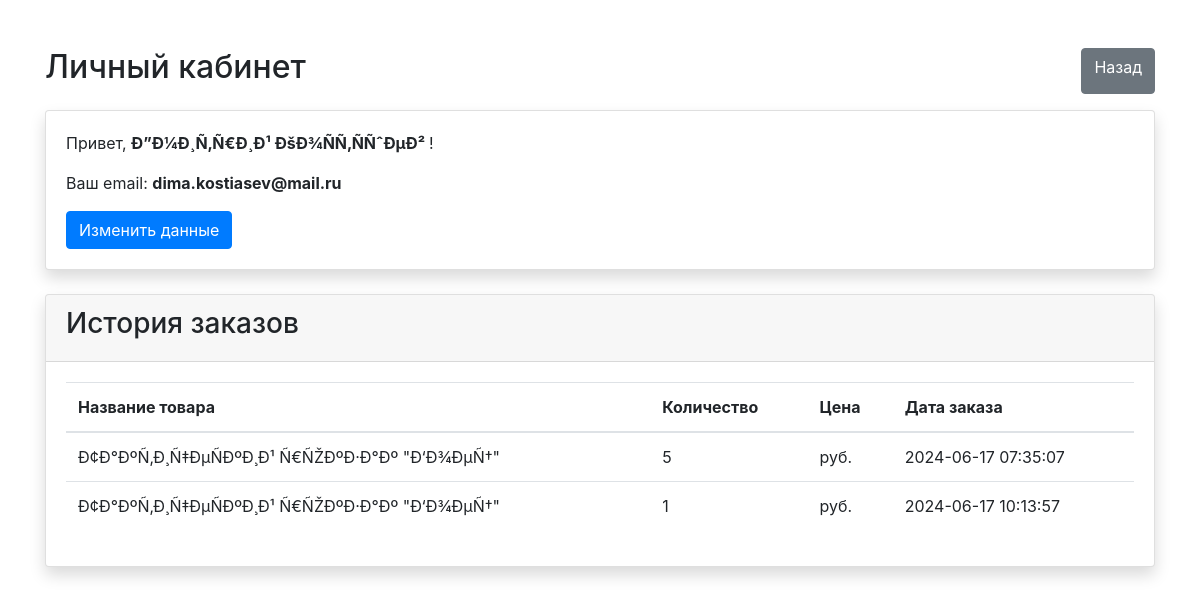
The app's page /assets/pages/tools/myaccount.php (signed in) with its own data.
### tables this page shows
CREATE TABLE `users` (
  `id` int(11) NOT NULL,
  `name` varchar(100) NOT NULL,
  `surname` varchar(100) NOT NULL,
  `patronymic` varchar(100) DEFAULT NULL,
  `login` varchar(100) NOT NULL,
  `email` varchar(100) NOT NULL,
  `password` varchar(255) NOT NULL,
  `is_admin` tinyint(1) NOT NULL DEFAULT '0'
);

CREATE TABLE `orders` (
  `id` int(11) NOT NULL,
  `user_id` int(11) DEFAULT NULL,
  `product_id` int(11) DEFAULT NULL,
  `quantity` int(11) DEFAULT NULL,
  `total_price` decimal(10,2) DEFAULT NULL,
  `order_date` timestamp NULL DEFAULT CURRENT_TIMESTAMP
);

CREATE TABLE `products` (
  `id` int(11) NOT NULL,
  `name` varchar(255) NOT NULL,
  `description` text,
  `price` decimal(10,2) NOT NULL,
  `image` varchar(255) DEFAULT NULL
);

### assets/pages/tools/myaccount.php (the view, shortened to what this page needs)
<?php
include '../../pages/system_files/db_connect.php';
$current_user_id = $_SESSION['user_id'];
$userQuery = "SELECT `name`, `surname`, `patronymic`, `email` FROM `users` WHERE `id` = '$current_user_id'";
$userResult = $conn->query($userQuery);
$user = $userResult->fetch_assoc();
$ordersQuery = "SELECT `p`.`name`, `o`.`quantity`, `o`.`total_price`, `o`.`order_date` FROM `orders` `o` JOIN `products` p ON `o`.`product_id` = `p`.`id` WHERE `o`.`user_id` = $current_user_id";
$ordersResult = $conn->query($ordersQuery);
$orders = $ordersResult->fetch_all(MYSQLI_ASSOC);
?>
<!DOCTYPE html>
<html lang="en">
<head>
    <link rel="stylesheet" href="https://stackpath.bootstrapcdn.com/bootstrap/4.5.2/css/bootstrap.min.css">
</head>
<body>
    <div class="container mt-5">
        <div class="d-flex justify-content-between mb-3">
            <h2>Личный кабинет</h2>
            <a href="../../../index.php" class="btn btn-secondary">Назад</a>
        </div>
        <div class="card shadow mb-4">
            <div class="card-body">
                <p>Привет, <strong>
                        <?= htmlspecialchars($user['name']) . ' ' . htmlspecialchars($user['surname']) ?>
                    </strong>!</p>
                <p>Ваш email: <strong>
                        <?= htmlspecialchars($user['email']) ?>
                    </strong></p>
                <button type="button" class="btn btn-primary" data-toggle="modal" data-target="#editProfileModal">
                    Изменить данные
                </button>
            </div>
        </div>
        <div class="card shadow">
            <div class="card-header">
                <h3>История заказов</h3>
            </div>
            <div class="card-body">
                <div class="table-responsive">
                    <table class="table">
                        <thead>
                            <tr>
                                <th>Название товара</th>
                                <th>Количество</th>
                                <th>Цена</th>
                                <th>Дата заказа</th>
                            </tr>
                        </thead>
                        <tbody>
                            <?php foreach ($orders as $order): ?>
                                <tr>
                                    <td>
                                        <?= htmlspecialchars($order['name']) ?>
                                    </td>
                                    <td>
                                        <?= $order['quantity'] ?>
                                    </td>
                                    <td>
                                        <?= $order['total_price'] ?> руб.
                                    </td>
                                    <td>
                                        <?= $order['order_date'] ?>
                                    </td>
                                </tr>
                            <?php endforeach; ?>
                        </tbody>
                    </table>
                </div>
            </div>
        </div>
    </div>
</body>
</html>

### records on screen
users: name "Ð”Ð¼Ð¸Ñ‚Ñ€Ð¸Ð¹", surname "ÐšÐ¾ÑÑ‚ÑÑˆÐµÐ²", email "dima.kostiasev@mail.ru"
orders: product.name "Ð¢Ð°ÐºÑ‚Ð¸Ñ‡ÐµÑÐºÐ¸Ð¹ Ñ€ÑŽÐºÐ·Ð°Ðº \"Ð‘Ð¾ÐµÑ†\"", quantity "5", order_date "2024-06-17 07:35:07"
orders: product.name "Ð¢Ð°ÐºÑ‚Ð¸Ñ‡ÐµÑÐºÐ¸Ð¹ Ñ€ÑŽÐºÐ·Ð°Ðº \"Ð‘Ð¾ÐµÑ†\"", quantity "1", order_date "2024-06-17 10:13:57"
